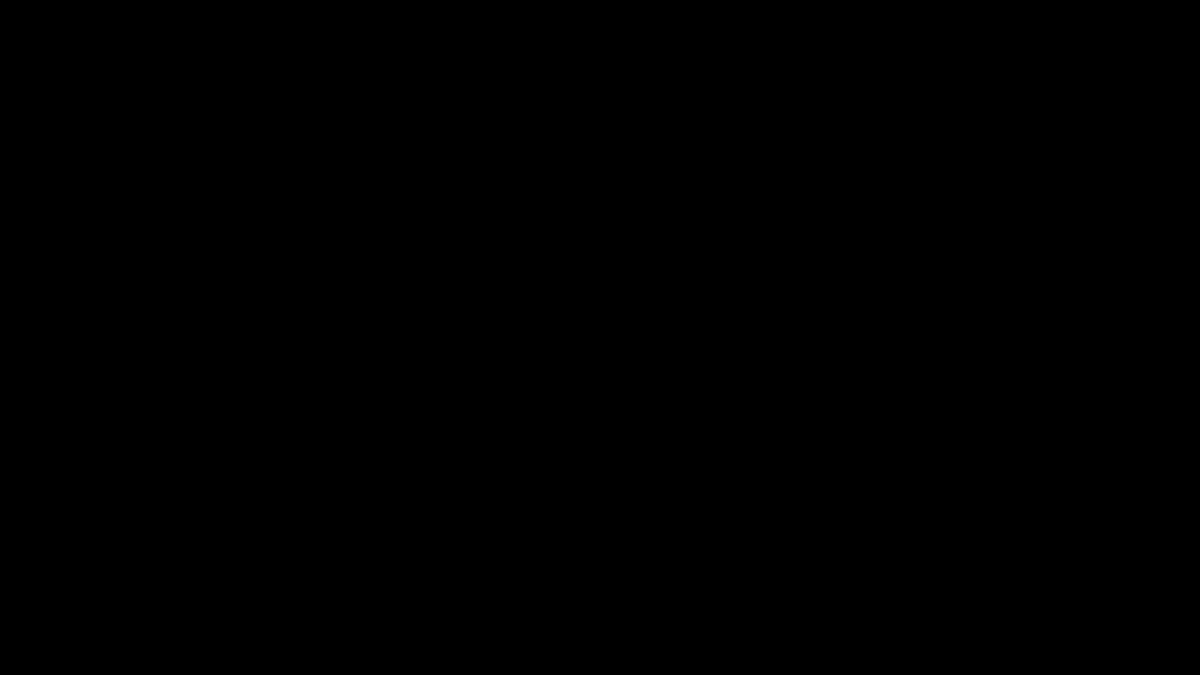
Frame 1 (no input)
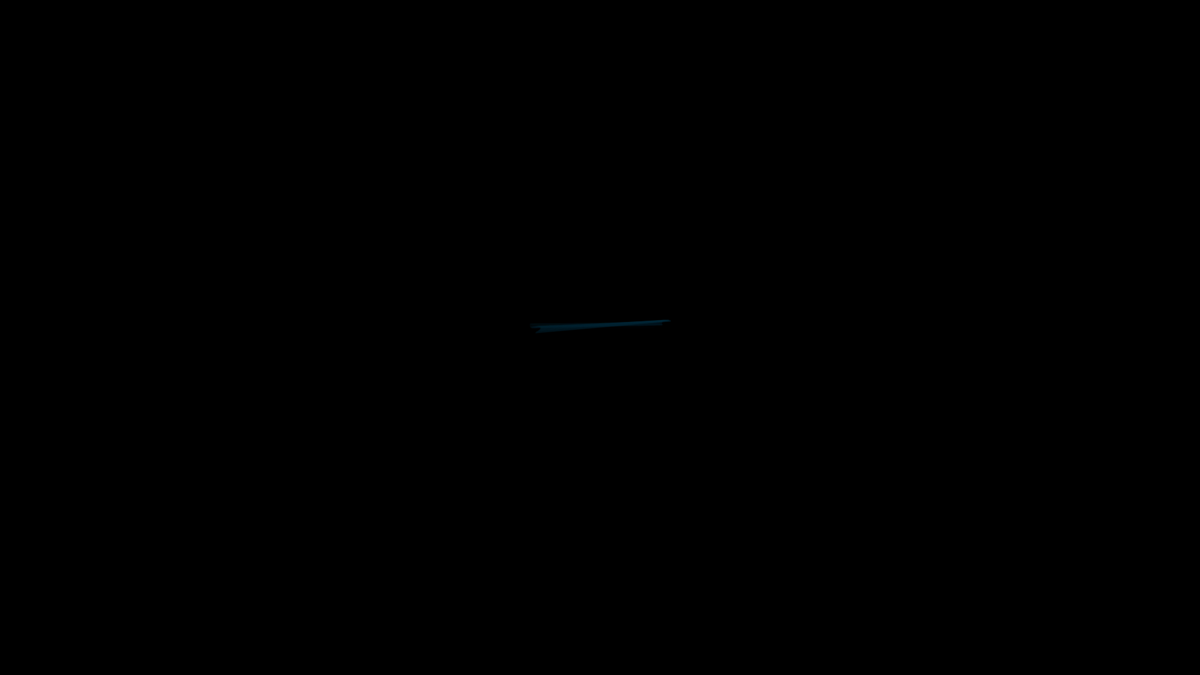
Frame 60 (the mouse pressed at the canvas centre just before this capture)
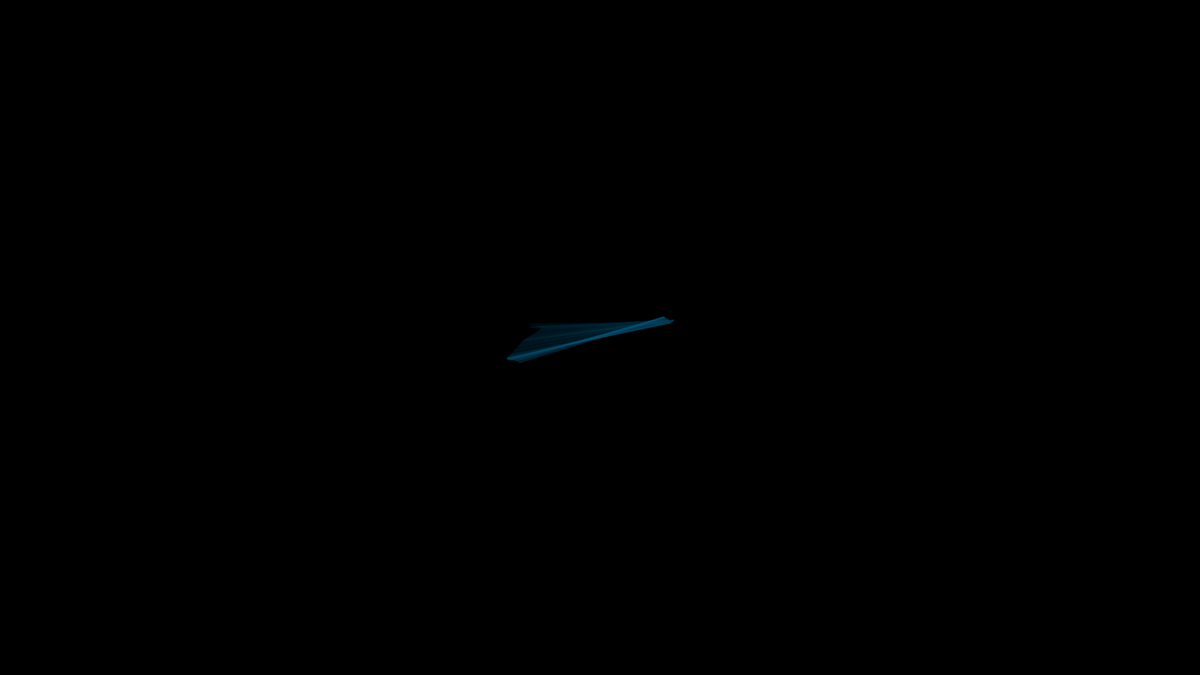
Frame 120 (the mouse held since frame 60 and released just before this capture)

The Processing sketch that drew these frames (run headless with seeded random() and noise(); from frame 60 on, the mouse is pressed at the canvas centre):

// Processing sketch: wave_clock
// ── wave_clock.pde
class Point {
  float x;
  float y;
  Point(float x, float y) {
    this.x = x;
    this.y = y;
  }
};

float radius, radiusnoise, _radius;
float angle, anglenoise, rad;
float strokecolor, colorstep;
Point center, point, _point, centernoise;

void setup() {
  size(1920, 1080);
  background(0);
  brightness(1000);
  smooth();
  frameRate(1000);
  strokeWeight(2);
  
  center = new Point(width/2, height/2);
  centernoise = new Point(random(10), random(10));
  angle = 0;
  radius = 300;
  strokecolor = 0;
  colorstep = 1;
  radiusnoise = random(10);
  anglenoise = random(10);
}

void draw() {
  rad = radians(angle);
    
  center.x = width/2 + noise(centernoise.x)*100 - 50;
  center.y = height/2 + noise(centernoise.y)*100 - 50;
      
  _radius = noise(radiusnoise)*radius*1.5;
  point = new Point(center.x + _radius*cos(rad), center.y + _radius*sin(rad));
  _point = new Point(center.x - _radius*cos(rad), center.y - _radius*sin(rad));
    
  stroke(0, strokecolor*0.7, strokecolor, 60);
  line(point.x, point.y, _point.x, _point.y);
    
  strokecolor += colorstep;
  if (strokecolor == 0) {colorstep = 1;}
  else if (strokecolor == 255) {colorstep = -1;}
    
  radiusnoise += 0.005;
  centernoise.x += 0.01;
  centernoise.y += 0.01;
      
  anglenoise += 0.005;
  if (angle > 360) {angle -= 360;}
  else if (angle < 0) {angle += 360;}
      
  angle += noise(anglenoise) - 0.5;
}
